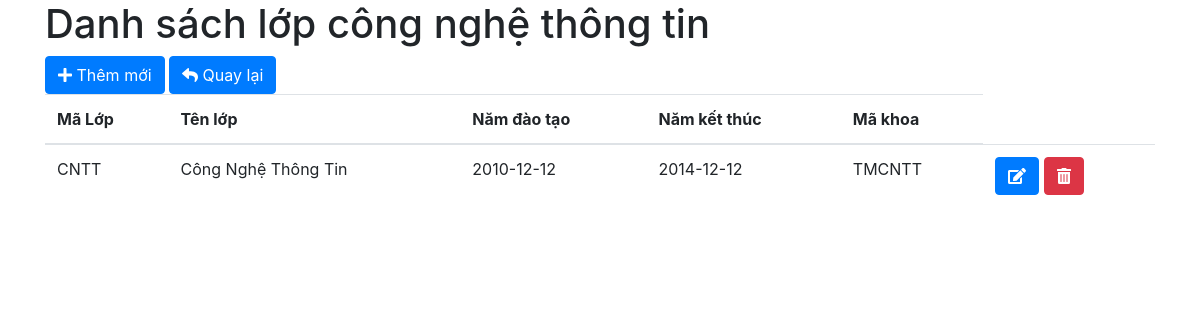
Page /list-class-cntt.php on the committed database.
### tables this page shows
CREATE TABLE `lophoc` (
  `malop` varchar(50) NOT NULL,
  `tenlop` varchar(50) NOT NULL,
  `namdaotao` date NOT NULL,
  `namketthuc` date NOT NULL,
  `makhoa` varchar(50) NOT NULL
);

### list-class-cntt.php (the view, shortened to what this page needs)
<!DOCTYPE html>
<html lang="en">
<head>
    <link rel="stylesheet" href="https://stackpath.bootstrapcdn.com/bootstrap/4.4.1/css/bootstrap.min.css"
>
</head>
<body>
    <div class="container">
        <h1>Danh sách lớp công nghệ thông tin</h1>
        <?php
        include('db/connect.php');
        $sql = "select * from `lophoc` WHERE `makhoa` = 'TMCNTT'";
        $result = mysqli_query($conn, $sql);
        $data = [];
        while ($row = mysqli_fetch_array($result, MYSQLI_ASSOC)) {
            $data[] = array(
                'malop' => $row['malop'],
                'tenlop' => $row['tenlop'],
                'namdaotao' => $row['namdaotao'],
                'namketthuc' => $row['namketthuc'],
                'makhoa' => $row['makhoa'],
            );
        }
        ?>
        <a href="add-class.php" class="btn btn-primary">
            <i class="fas fa-plus"></i> Thêm mới
        </a>
        <a href="trangchu.php" class="btn btn-primary">
            <i class="fas fa-reply"></i> Quay lại
        </a>
        <table class="table table-borderd">
            <thead>
                <tr>
                    <th>Mã Lớp</th>
                    <th>Tên lớp</th>
                    <th>Năm đào tạo</th>
                    <th>Năm kết thúc</th>
                    <th>Mã khoa</th>
                </tr>
            </thead>
            <tbody>
                <?php foreach ($data as $row) : ?>
                <tr>
                    <td><?php echo $row['malop']; ?></td>
                    <td><?php echo $row['tenlop']; ?></td>
                    <td><?php echo $row['namdaotao']; ?></td>
                    <td><?php echo $row['namketthuc']; ?></td>
                    <td><?php echo $row['makhoa']; ?></td>
                    <td>
                        <a href="edit-class.php?malop=<?php echo $row['malop'] ?>" name="btnUpdate" id="btnUpdate"
                            class="btn btn-primary">
                            <i class="fas fa-edit"></i>
                        </a>
                        <a href="del-class.php" name="btnDelete" id="btnDelete" class="btn btn-danger">
                            <i class="fas fa-trash-alt"></i>
                        </a>
                    </td>
                </tr>
                <?php endforeach; ?>
            </tbody>
        </table>
    </div>
</body>
</html>

### rows in the picture
lophoc: malop "CNTT", tenlop "Công Nghệ Thông Tin", namdaotao "2010-12-12", namketthuc "2014-12-12", makhoa "TMCNTT"
